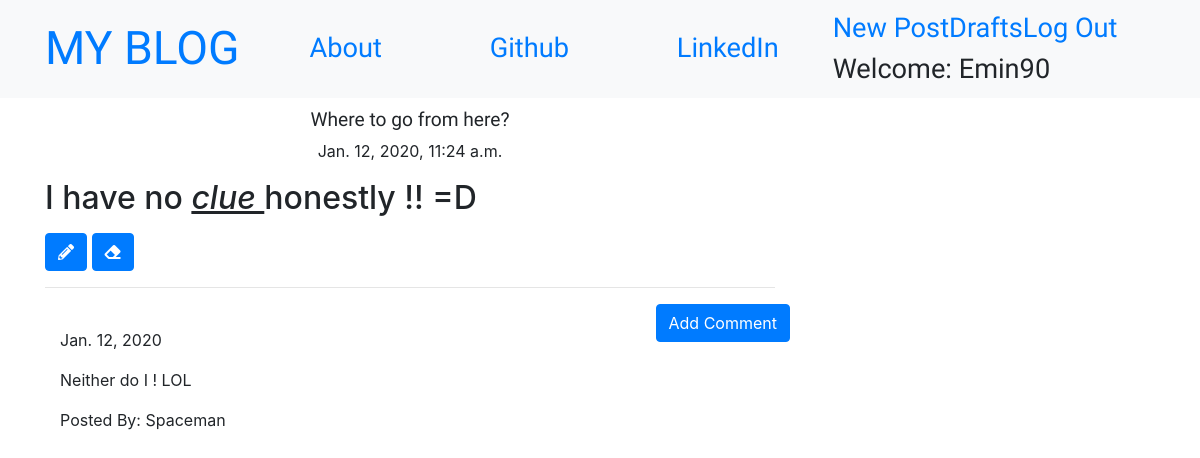
Page /post/10 (signed in) on the committed database.
### blog/models.py (models this page shows, shortened)
class Post(models.Model):
    author = models.ForeignKey('auth.User',on_delete=models.CASCADE)
    title = models.CharField(max_length=200)
    text = models.TextField()
    created_date = models.DateTimeField(default=timezone.now)
    published_date = models.DateTimeField(blank=True,null=True)

class Comment(models.Model):
    post = models.ForeignKey('blog.Post',related_name='comments',on_delete=models.CASCADE)
    author = models.CharField(max_length=200)
    text = models.TextField()
    created_date = models.DateField(default=timezone.now())
    approved_comment = models.BooleanField(default=False)

### blog/views.py (the view)
# urls.py: re_path(r'^post/(?P<pk>\d+)$',views.PostDetailView.as_view(),name='post_detail'),
class PostDetailView(DetailView):
    model = Post

### blog/templates/blog/post_detail.html (shortened to what this page needs)
{% extends "blog/base.html" %}
{% block content %}
<h1 class="posttitle loader">{{post.title}}</h1>
{% if post.published_date %}
<div class="date postdate">
  {{ post.published_date }}
</div>
{% else %}
<a class="btn btn-primary" href="{% url 'post_publish' pk=post.pk %}"
  >Publish</a
>
{% endif %}
<p class="postcontent">{{ post.text|safe|linebreaksbr }}</p>
{% if user.is_authenticated %}
<a class="btn btn-primary" href="{% url 'post_edit' pk=post.pk %}">
  <i class="fas fa-pencil-alt"></i>
</a>
<a class="btn btn-primary" href="{% url 'post_remove' pk=post.pk %}">
  <i class="fas fa-eraser"></i>
</a>
{% endif %}
<hr />
<a
  class="btn btn-primary btn-comment"
  href="{% url 'add_comment_to_post' pk=post.pk %}"
  >Add Comment</a
>
<div class="container">
  {% for comment in post.comments.all %}
  <br />
  {% if user.is_authenticated or comment.approved_comment %}
  {{comment.created_date}}
  <p>{{comment.text|safe|linebreaks}}</p>
  <p>Posted By: {{comment.author}}</p>
  {% endif %} {% empty %}
  <p>No Comments!</p>
  {% endfor %}
</div>
{% endblock %}

### blog/templates/blog/base.html (shortened to what this page needs)
<!DOCTYPE html>
{% load staticfiles %}
<html lang="en">
  <head>
    <link rel="stylesheet" href="https://stackpath.bootstrapcdn.com/bootstrap/4.4.1/css/bootstrap.min.css">
    <link rel="stylesheet" href="//cdn.jsdelivr.net/npm/medium-editor@latest/dist/css/medium-editor.min.css" type="text/css" media="screen" charset="utf-8">
    <link rel="stylesheet" href="{% static 'css/blog.css' %}">
    <link rel="stylesheet" href="https://use.fontawesome.com/releases/v5.5.0/css/all.css">
  </head>
  <body class="loader">
    <nav class="navbar navbar-expand-lg bg-light techfont">
      <div class="container">
      <a class="navbar-brand bigbrand" href="{% url 'post_list' %}">MY BLOG</a>
      <div class="collapse navbar-collapse" id="navbarNav">
        <ul class="navbar-nav nav-fill w-100">
          <li class="nav-item">
            <a class="nav-link" href="{% url 'about' %}">About</a>
          </li>
          <li class="nav-item">
            <a class="nav-link" href="https://www.github.com">Github</a>
          </li>
          <li class="nav-item">
            <a class="nav-link" href="https://www.linkedin.com">LinkedIn</a></li>
        </ul>
        <ul class="nav navbar-nav navbar-right">
          {% if user.is_authenticated %}
          <li>
            <a href="{% url 'post_new' %}">New Post</a>
          </li>
          <li>
            <a href="{% url 'post_draft_list' %}">Drafts</a>
          </li>
          <li>
            <a href="{% url 'logout' %}">Log Out</a>
          </li>
          <li>
            <a>Welcome: {{user.username}}</a>
          </li>
          {% else %}
          <button type="button" class="btn btn-default btn-lg">
            <a class="nav navbar-right" href="{% url 'login' %}">
              <i class="fas fa-user-ninja"></i>
            </a>
          </button>
          {% endif %}
        </ul>
      </div>
    </div>
    </nav>
    <div class="content container">
      <div class="row">
        <div class="col-md-8">
          <div class="blog_posts">
            {% block content %}
            {% endblock %}
          </div>
        </div>
      </div>
    </div>
  </body>
</html>

### blog/static/css/blog.css (style rules this page uses)
.techfont { font-family: 'Heebo', sans-serif; font-size: 1.7em; margin-bottom: 10px; }
.bigbrand { font-size: 1.7em; }
.postdate { text-align: center; }
.posttitle { font-family: 'Heebo';sans-serif; font-size: 1.2em; text-align: center; }
.postcontent { font-family: 'Heebo'; font-size: 1.2em; }
.btn-comment { position: absolute; right: 0px; }
.loader { filter: hue-rotate(0deg); color: linear-gradient(45deg, #0f8, #08f); animation: hue 10000ms infinite linear; }

### rows in the picture
Post: title "Where to go from here?", published_date "Jan. 12, 2020, 11:24 a.m.", text "I have no clue honestly !! =D"
Comment: created_date "Jan. 12, 2020", text "Neither do I ! LOL", author "Spaceman"

### other values in the picture
{{ user.username }} "Emin90"
